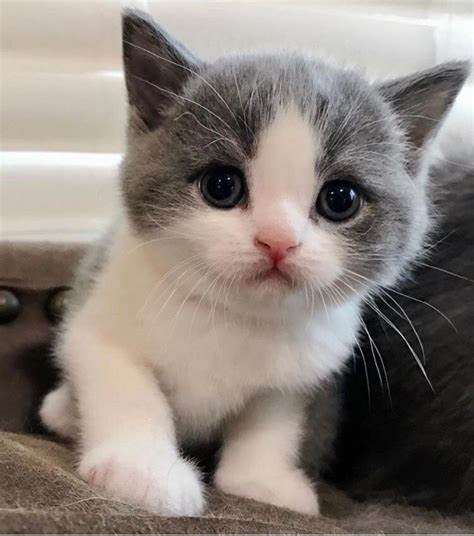
#> input picture photos/cat.jpeg, 474 x 536 px
$ python contours.py
#> lines starting #> are read from the running program, lines starting #| are printed output that depends on the picture; after the words box and inside, x2 and y2 are one past the last pixel; in counts of white or black regions, pixels touching at a corner belong together
import cv2 as cv
import numpy as  np

img = cv.imread('./photos/cat.jpeg')
#> img is the input picture: shape (536, 474, 3); mean B, G, R 122.1, 128.6, 138
cv.imshow('cat',img)

gray = cv.cvtColor(img, cv.COLOR_BGR2GRAY)
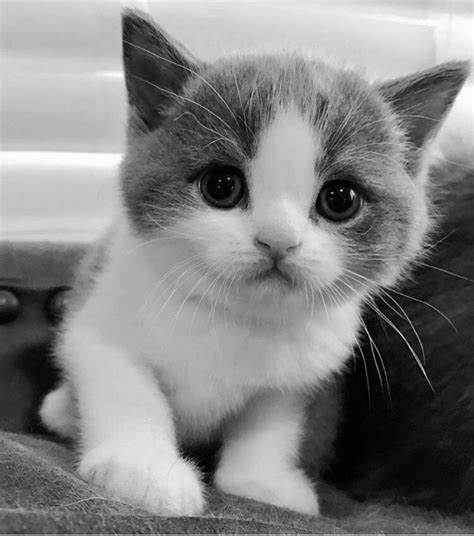
#> gray: shape (536, 474); min 0, max 255, mean 130.7
cv.imshow('gray',gray)

blank = np.zeros(img.shape,dtype = 'uint8')
cv.imshow('blank',blank)

blur = cv.GaussianBlur(gray, (5,5), cv.BORDER_DEFAULT)
cv.imshow('Blur',blur)

canny = cv.Canny(img, 125 , 175)
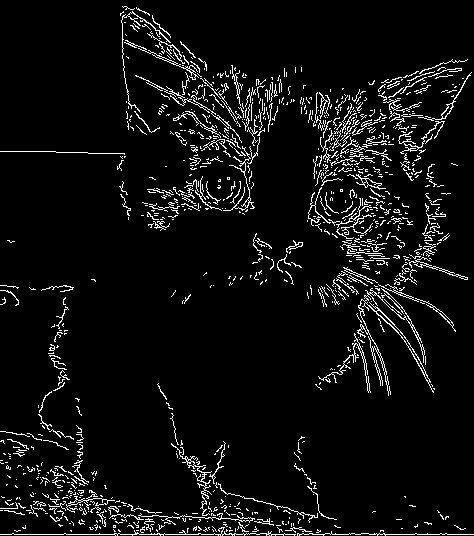
#> canny: shape (536, 474); 5.9% white in thin lines or dots
cv.imshow('cat cannny edges',canny)


#ret, thresh = cv.threshold(gray, 125 , 255, cv.THRESH_BINARY)
#cv.imshow('thresh',thresh)
contours , hierarchies = cv.findContours(canny, cv.RETR_LIST, cv.CHAIN_APPROX_NONE)
#> contours = 1106 contours, 1071 with area under 20; largest, box (x1, y1, x2, y2) and area: (357, 288, 434, 396) 524, (376, 310, 426, 375) 192, (308, 187, 331, 226) 138, (378, 284, 456, 332) 114, (308, 205, 322, 223) 110

print(f'{len(contours)} contours found!')
#| 1106 contours found!

cv.drawContours(blank, contours, -1, (0,0,255),2)
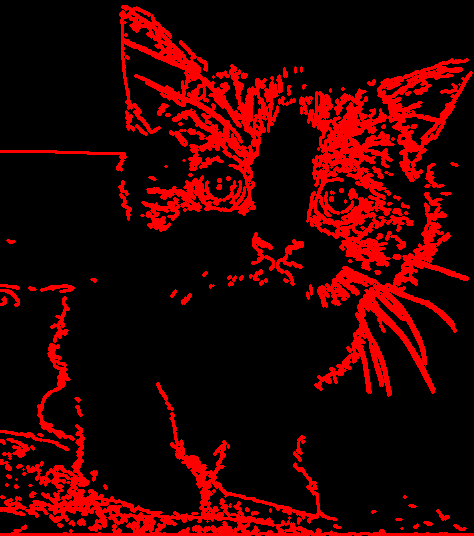
#> blank: shape (536, 474, 3); mean of channels 0, 1, 2 0, 0, 46.1; drawn as B, G, R
cv.imshow('Countours Drawn', blank)

cv.waitKey(0)

$ run again, with photos/cute-kitten-4k-im.jpg copied over photos/cat.jpeg
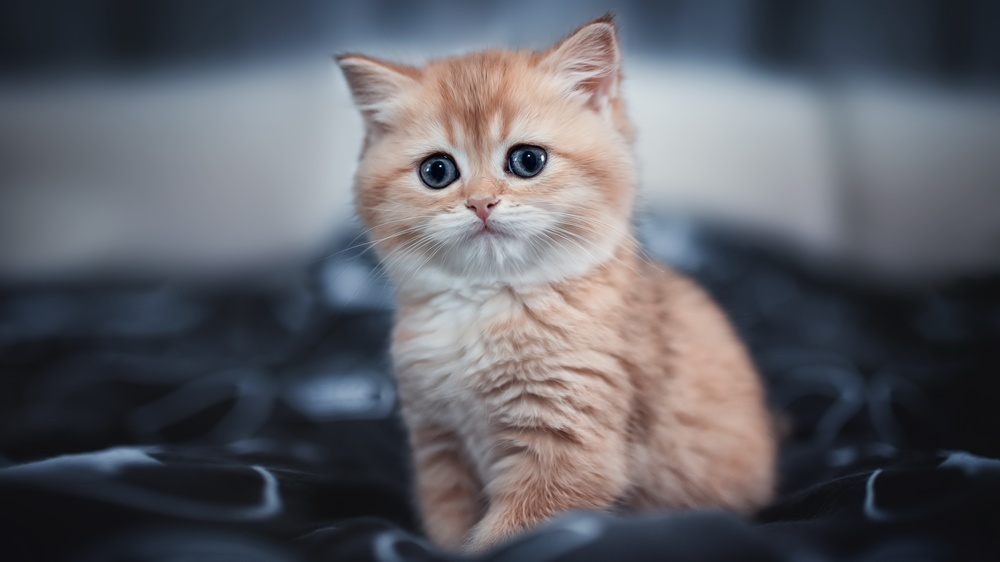
#> input picture photos/cute-kitten-4k-im.jpg, 1000 x 562 px, shrunk from 3840 x 2160 before the run
#> img is the input picture: shape (562, 1000, 3); mean B, G, R 102, 95.5, 94.7
#> `canny = cv.Canny(img, 125 , 175)`:
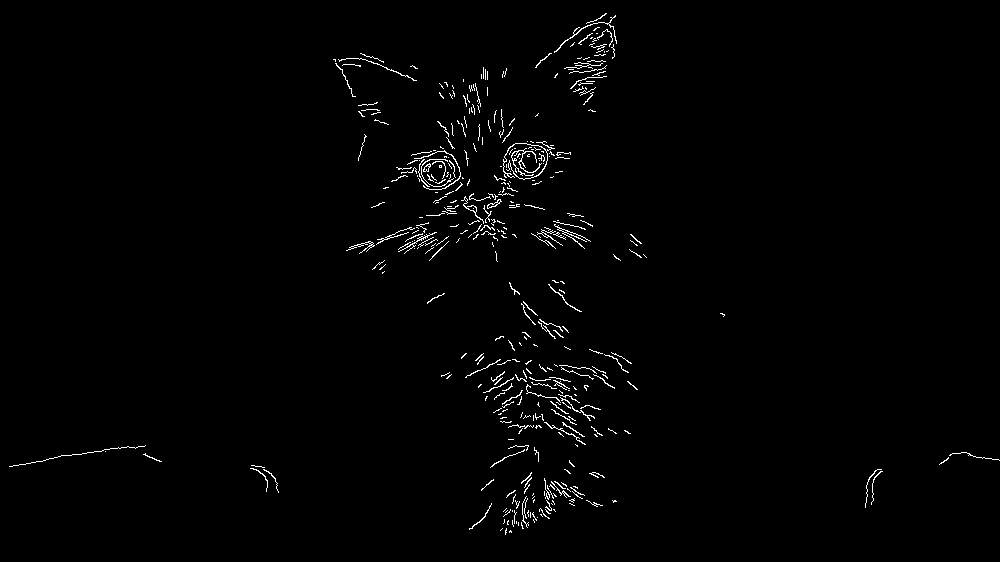
#> canny: shape (562, 1000); 1.2% white in thin lines or dots
#> contours = 426 contours, 410 with area under 20; largest, box (x1, y1, x2, y2) and area: (461, 196, 484, 224) 59, (487, 199, 502, 209) 44, (511, 148, 542, 176) 43, (466, 205, 477, 213) 36, (554, 15, 617, 53) 36
#| 426 contours found!
#> `cv.drawContours(blank, contours, -1, (0,0,255),2)`:
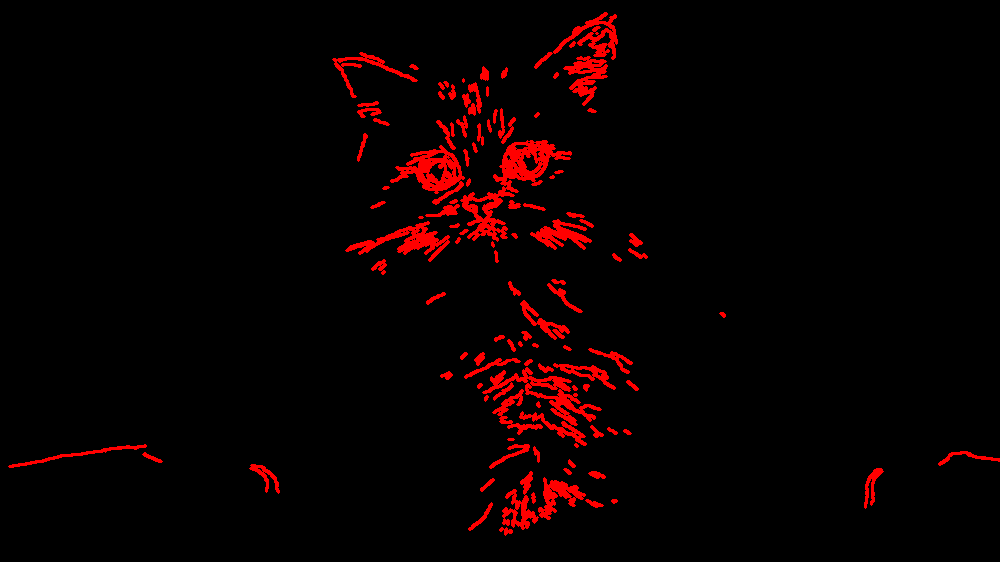
#> blank: shape (562, 1000, 3); mean of channels 0, 1, 2 0, 0, 10.2; drawn as B, G, R
